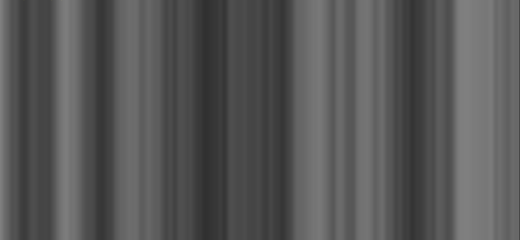
Frame 1 (no input)
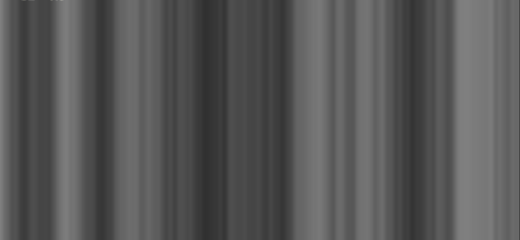
Frame 60 (no input)
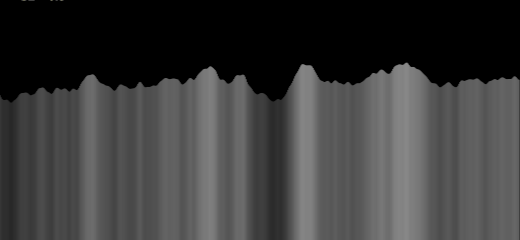
Frame 120 (the mouse pressed at the canvas centre since frame 60)

The p5.js sketch that drew these frames (run headless with seeded random() and noise() and a simulated clock; from frame 60 on, the mouse is pressed at the canvas centre):

// p5.js sketch
// ── sketch.js
// Perlin noise illustration v3
// https://editor.p5js.org/novo/sketches/qqHcjLYVh

let noiseScale=0.03;
// Steps of 0.005-0.03 work best for most applications
let s1value;

function setup() {
  
  createCanvas(520,240);
     make1slider();
}

function draw() {
  background(0);
  s1value = slide1.value()/100;
  showS1value();
  for (let x=0; x < width; x++) {
    let noiseVal = noise((mouseX+x)*noiseScale, mouseY*noiseScale);
    stroke(noiseVal*255);
    // line(x, mouseY+noiseVal*80, x, height);
    line(x, height, x, mouseY-noiseVal*80);
  }
  describe(`horizontal wave pattern effected by mouse x-position
    & updating noise values.`);
}


function make1slider() {
  createP("");
  createSpan(" slider1 ");
  slide1 = createSlider(0, 100, 30);
}

function showS1value() {
  fill(255,255,0);
  text("S1 = " + s1value, 20, 0);
}

// Returns the Perlin noise value at specified coordinates. Perlin noise is a random sequence generator producing a more naturally ordered, harmonic succession of numbers compared to the standard random() function. It was invented by Ken Perlin in the 1980s and been used since in graphical applications to produce procedural textures, natural motion, shapes, terrains etc.

// The main difference to the random() function is that Perlin noise is defined in an infinite n-dimensional space where each pair of coordinates corresponds to a fixed semi-random value (fixed only for the lifespan of the program; see the noiseSeed() function). p5.js can compute 1D, 2D and 3D noise, depending on the number of coordinates given. The resulting value will always be between 0.0 and 1.0. The noise value can be animated by moving through the noise space as demonstrated in the example above. The 2nd and 3rd dimensions can also be interpreted as time.

// The actual noise is structured similar to an audio signal, in respect to the function's use of frequencies. Similar to the concept of harmonics in physics, Perlin noise is computed over several octaves which are added together for the final result.

// Another way to adjust the character of the resulting sequence is the scale of the input coordinates. As the function works within an infinite space the value of the coordinates doesn't matter as such, only the distance between successive coordinates does (eg. when using noise() within a loop). As a general rule the smaller the difference between coordinates, the smoother the resulting noise sequence will be. Steps of 0.005-0.03 work best for most applications, but this will differ depending on use.



// coding train videos on perlin noise

// I.2: Introduction - Perlin Noise and p5.js Tutorial
// with discussion of octaves 
// https://www.youtube.com/watch?v=Qf4dIN99e2w

// I.3: noise() vs random() - Perlin Noise and p5.js Tutorial

// https://www.youtube.com/watch?v=YcdldZ1E9gU
// I.4: Graphing 1D Perlin Noise - Perlin Noise and p5.js Tutorial

// I.5: 2D Noise - Perlin Noise and p5.js Tutorial
// creation of blur visualiztion of 2D noise
// https://www.youtube.com/watch?v=ikwNrFvnL3g

// I.6: noiseDetail() - Perlin Noise and p5.js Tutorial
// noiseDetail(octaves,falloff) controls number of octaves
// https://www.youtube.com/watch?v=D1BBj2VaBl4

// I.7 : What is OpenSimplex Noise?
// https://www.youtube.com/watch?v=Lv9gyZZJPE0
